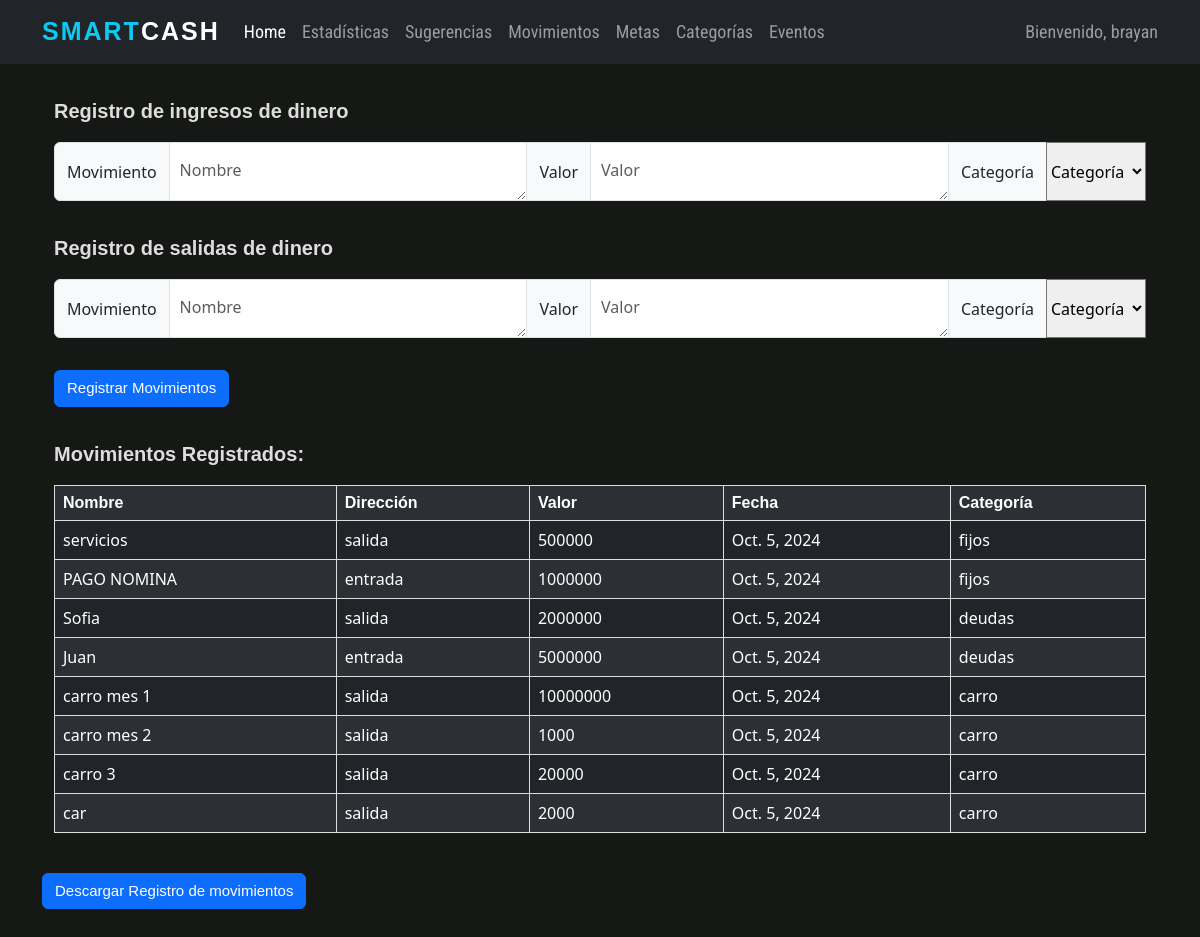
Screenshot of /movements/ (signed in) with the database file from the repository.
### wallet/models.py (models this page shows, shortened)
class Movimiento(models.Model):
    nombre = models.CharField(max_length=100)
    direccion = models.CharField(max_length=10)
    valor = models.IntegerField()
    fecha = models.DateField()
    categoria = models.ForeignKey(Categoria, on_delete=models.CASCADE)

class Categoria(models.Model):
    nombre = models.CharField(max_length=50)
    usuario = models.ForeignKey(User, on_delete=models.CASCADE)

### wallet/views.py (the view)
# urls.py: path('movements/', wallet_views.movements, name='movements'),
def movements(request):
    connection.current_user = request.user
    movement_service = MovementService(request.user)
    average_income = request.GET.get('average_income')
    life_cost_average = request.GET.get('life_cost_average')
    month_income = request.GET.get('month_income')
    month_life_expenses = request.GET.get('month_life_expenses')
    month_expenses = request.GET.get('month_expenses')
    current_savings = request.GET.get('current_savings')
    income_name = request.GET.get('income_name')
    income_value = request.GET.get('income_value')
    income_category = request.GET.get('income_category')
    exit_name = request.GET.get('exit_name')
    exit_value = request.GET.get('exit_value')
    exit_category = request.GET.get('exit_category')
    incomes = f'{income_name}, {income_value}, {income_category}' if income_value and income_category and income_name else None
    exits = f'{exit_name}, {exit_value}, {exit_category}' if exit_category and exit_name and exit_value else None
    user_movements = movement_service.get_user_movements(incomes, exits)
    download_movements = request.GET.get('download_movements')
    if download_movements == '':
        return movement_service.generate_movements_csv(user_movements)
    user_categories = [category.nombre for category in connection.search_user_categories(request.user)]
    return render(request, 'registration/movements.html', {'average_income': average_income,
                                                           'life_cost_average': life_cost_average,
                                                           'month_income': month_income,
                                                           'month_life_expenses': month_life_expenses,
                                                           'month_expenses': month_expenses,
                                                           'current_savings': current_savings,
                                                           'movements': user_movements,
                                                           'user_categories': user_categories})

### wallet/connection.py (called while the page is built)
def search_user_movements(user):
    moves = Movimiento.objects.all().filter(categoria__usuario=user)
    return moves

def search_user_categories(user):
    user_categories = Categoria.objects.all().filter(usuario=user)
    return user_categories

### wallet/movements.py (called while the page is built)
def readIncomes(movements, user):
    if not movements:
        return
    movements = movements.split('.')
    connection.create_movement(movements, 'entrada', user)

def readExits(movements, user):
    if not movements:
        return
    movements = movements.split('.')
    connection.create_movement(movements, 'salida', user)

def read_movements(incomes, exits, user):
    readExits(exits, user)
    readIncomes(incomes, user)
    movements = connection.search_user_movements(user)
    return movements

### wallet/services.py (called while the page is built)
    def get_user_movements(self, incomes, exits):
        return mov.read_movements(incomes, exits, self.user)

### wallet/templates/registration/movements.html (shortened to what this page needs)
{% extends 'base.html' %}
{% load static %}
{% block content %}
<form action="">
    <br>
    <br>
    <br>
    <br>
    <div class="container">
        <p id="movimientos">Registro de ingresos de dinero</p>
        <div class="input-group mb-3">
            <span class="input-group-text mb-3">Movimiento</span>
            <textarea class="form-control mb-3" aria-label="With textarea" placeholder="Nombre"
                      name="income_name"></textarea>
            <span class="input-group-text mb-3">Valor</span>
            <textarea class="form-control mb-3" aria-label="With textarea"
                      placeholder="Valor" name="income_value"></textarea>
            <label class="input-group-text mb-3" for="inputGroupSelect01">Categoría</label>
            <select class="custom-select mb-3" id="inputGroupSelect01" name="income_category">
                <option selected>Categoría</option>
            </select>
        </div>
    </div>
    <div class="container">
        <p id="movimientos">Registro de salidas de dinero</p>
        <div class="input-group mb-3">
            <span class="input-group-text mb-3">Movimiento</span>
            <textarea class="form-control mb-3" aria-label="With textarea" placeholder="Nombre"
                      name="exit_name"></textarea>
            <span class="input-group-text mb-3">Valor</span>
            <textarea class="form-control mb-3" aria-label="With textarea"
                      placeholder="Valor" name="exit_value"></textarea>
            <label class="input-group-text mb-3" for="inputGroupSelect02">Categoría</label>
            <select class="custom-select mb-3" id="inputGroupSelect02" name="exit_category">
                <option selected>Categoría</option>
            </select>
        </div>
        <button type="submit" class="btn btn-primary mb-3"> Registrar Movimientos</button>
    </div>
</form>
<form action="">
    <div class="container">
        <p id="movimientos">Movimientos Registrados:</p>
        <table class="table table-striped table-dark">
            <tr>
                <th>Nombre</th>
                <th>Dirección</th>
                <th>Valor</th>
                <th>Fecha</th>
                <th>Categoría</th>
            </tr>
            {% for move in movements %}
            <tr>
                <td>{{ move.nombre }}</td>
                <td>{{ move.direccion }}</td>
                <td>{{ move.valor }}</td>
                <td>{{ move.fecha }}</td>
                <td>{{ move.categoria.nombre }}</td>
            </tr>
            {% endfor %}
        </table>
        <br>
    </div>
    <button type="submit" class="btn btn-primary mb-3" name="download_movements">Descargar Registro de movimientos</button>
</form>
{% endblock content %}

### smartcash/templates/base.html (shortened to what this page needs)
{% load static %}
<html lang="en">
<head>
    <link href="https://cdn.jsdelivr.net/npm/bootstrap@5.3.0-alpha1/dist/css/bootstrap.min.css" rel="stylesheet"
>
    <link rel="stylesheet" href="https://cdn.jsdelivr.net/npm/bootstrap-icons@1.7.2/font/bootstrap-icons.css">
    <link rel="stylesheet" type="text/css" href="{% static 'css/style.css' %}"/>
</head>
<body>
    <nav class="navbar navbar-expand-lg navbar-dark bg-dark fixed-top">
        <div class="container">
            <a href="{% url 'home' %}" class="navbar-brand"> <span class="text-info">Smart</span>Cash</a>
            <div class="collapse navbar-collapse" id="navbarText">
                <ul class="navbar-nav me-auto mb-2 mb-lg-0">
                    <li class="nav-item">
                        <a class="nav-link active" aria-current="page" href="{% url 'home' %}">Home</a>
                    </li>
                    <li class="nav-item">
                        <a class="nav-link" href="{% url 'statistics' %}">Estadísticas</a>
                    </li>
                    <li class="nav-item">
                        <a class="nav-link" href="{% url 'suggestions' %}">Sugerencias</a>
                    </li>
                    <li class="nav-item">
                        <a class="nav-link" href="{% url 'movements' %}">Movimientos</a>
                    </li>
                    <li class="nav-item">
                        <a class="nav-link" href="{% url 'goals' %}">Metas</a>
                    </li>
                    <li class="nav-item">
                        <a class="nav-link" href="{% url 'categoria_list' %}">Categorías</a>
                    </li>
                    <li class="nav-item">
                        <a class="nav-link" href="{% url 'events' %}">Eventos</a>
                    </li>
                </ul>
                <span id="bienvenida" class="navbar-text">
					Bienvenido, {{ user.username }}
				</span>
            </div>
        </div>
</nav>
<div class="container">
    {% block content %}
    {% endblock content %}
</div>
</body>
</html>

### static/css/style.css (style rules this page uses)
#bienvenida { font-family: 'Roboto Condensed', sans-serif; font-size: 18px; }
#movimientos { font-family:'Lucida Sans', 'Lucida Sans Regular', 'Lucida Grande', 'Lucida Sans Unicode', Geneva, Verdana, sans-serif; color: rgb(221, 221, 221); font-weight: bold; font-size: 20px; }
table { border-collapse: collapse; width: 100%; }
td, th { border: 1px solid #dddddd; text-align: left; padding: 8px; color: white; }
th { font-family:'Lucida Sans', 'Lucida Sans Regular', 'Lucida Grande', 'Lucida Sans Unicode', Geneva, Verdana, sans-serif; }
tr:nth-child(even) { background-color: #dddddd; }
.form-control { height: 59px; padding: 15px 10; box-sizing: border-box; }
.btn { font-family:'Lucida Sans', 'Lucida Sans Regular', 'Lucida Grande', 'Lucida Sans Unicode', Geneva, Verdana, sans-serif; font-size: 15px; }
p { font-family: 'Roboto Condensed', sans-serif; font-size: 17px; }
body { background: #161815; }
.navbar-nav a { font-family: 'Roboto Condensed', sans-serif; font-size: 18px; }
.navbar-dark .navbar-brand { font-family:'Franklin Gothic Medium', 'Arial Narrow', Arial, sans-serif; color: #fff; font-size: 25px; text-transform: uppercase; font-weight: bold; letter-spacing: 2px; }

### rows the page displays
Movimiento: nombre "servicios", direccion "salida", valor "500000", fecha "Oct. 5, 2024", categoria.nombre "fijos"
Movimiento: nombre "PAGO NOMINA", direccion "entrada", valor "1000000", fecha "Oct. 5, 2024", categoria.nombre "fijos"
Movimiento: nombre "Sofia", direccion "salida", valor "2000000", fecha "Oct. 5, 2024", categoria.nombre "deudas"
Movimiento: nombre "Juan", direccion "entrada", valor "5000000", fecha "Oct. 5, 2024", categoria.nombre "deudas"
Movimiento: nombre "carro mes 1", direccion "salida", valor "10000000", fecha "Oct. 5, 2024", categoria.nombre "carro"
Movimiento: nombre "carro mes 2", direccion "salida", valor "1000", fecha "Oct. 5, 2024", categoria.nombre "carro"
Movimiento: nombre "carro 3", direccion "salida", valor "20000", fecha "Oct. 5, 2024", categoria.nombre "carro"
Movimiento: nombre "car", direccion "salida", valor "2000", fecha "Oct. 5, 2024", categoria.nombre "carro"

### other values shown
{{ user.username }} "brayan"
